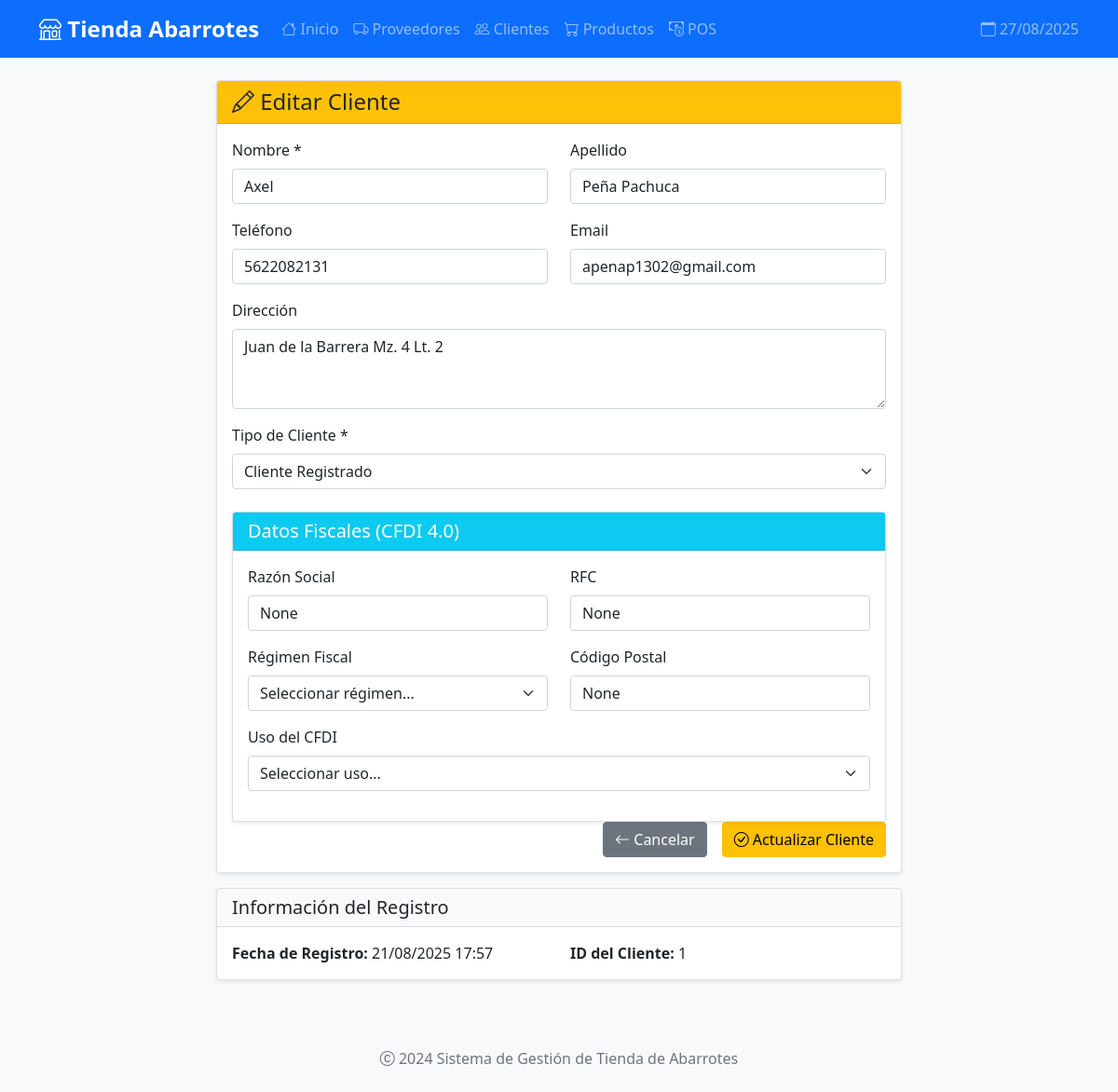
/clientes/editar/1, run on the app's committed database.
### models.py (models this page shows, shortened)
class Cliente(db.Model):
    __tablename__ = 'clientes'
    id = db.Column(db.Integer, primary_key=True)
    nombre = db.Column(db.String(100), nullable=False)
    apellido = db.Column(db.String(100))
    telefono = db.Column(db.String(20))
    email = db.Column(db.String(100))
    direccion = db.Column(db.Text)
    tipo_cliente = db.Column(db.String(20), default='mostrador')
    fecha_registro = db.Column(db.DateTime, default=datetime.utcnow)
    razon_social = db.Column(db.String(200))
    rfc = db.Column(db.String(13))
    regimen_fiscal = db.Column(db.String(100))
    codigo_postal = db.Column(db.String(5))
    uso_cfdi = db.Column(db.String(50))  # Uso del CFDI: G01, G03, etc.

### app.py (the view, shortened to what this page needs)
@app.route('/clientes/editar/<int:id>', methods=['GET', 'POST'])
def editar_cliente(id):
    cliente = Cliente.query.get_or_404(id)
    return render_template('clientes/editar.html', cliente=cliente)

### app.py (called while the page is built)
@app.context_processor
def inject_global_vars():
    return {
        'now': datetime.now(),
        'current_year': datetime.now().year
    }

### templates/clientes/editar.html (shortened to what this page needs)
{% extends "base.html" %}
{% block content %}
<div class="row justify-content-center">
    <div class="col-md-8">
        <div class="card">
            <div class="card-header bg-warning text-dark">
                <h4 class="mb-0">
                    <i class="bi bi-pencil"></i> Editar Cliente
                </h4>
            </div>
            <div class="card-body">
                <form method="POST" action="{{ url_for('editar_cliente', id=cliente.id) }}">
                    <div class="row">
                        <div class="col-md-6 mb-3">
                            <label for="nombre" class="form-label">Nombre *</label>
                            <input type="text" class="form-control" id="nombre" name="nombre"
                                   value="{{ cliente.nombre }}" required maxlength="100">
                        </div>
                        <div class="col-md-6 mb-3">
                            <label for="apellido" class="form-label">Apellido</label>
                            <input type="text" class="form-control" id="apellido" name="apellido"
                                   value="{{ cliente.apellido or '' }}" maxlength="100">
                        </div>
                    </div>
                    <div class="row">
                        <div class="col-md-6 mb-3">
                            <label for="telefono" class="form-label">Teléfono</label>
                            <input type="tel" class="form-control" id="telefono" name="telefono"
                                   value="{{ cliente.telefono or '' }}" maxlength="20">
                        </div>
                        <div class="col-md-6 mb-3">
                            <label for="email" class="form-label">Email</label>
                            <input type="email" class="form-control" id="email" name="email"
                                   value="{{ cliente.email or '' }}" maxlength="100">
                        </div>
                    </div>
                    <div class="mb-3">
                        <label for="direccion" class="form-label">Dirección</label>
                        <textarea class="form-control" id="direccion" name="direccion"
                                  rows="3">{{ cliente.direccion or '' }}</textarea>
                    </div>
                    <div class="mb-3">
                        <label for="tipo_cliente" class="form-label">Tipo de Cliente *</label>
                        <select class="form-select" id="tipo_cliente" name="tipo_cliente" required>
                            <option value="registrado" {% if cliente.tipo_cliente == 'registrado' %}selected{% endif %}>Cliente Registrado</option>
                        </select>
                    </div>
<div class="card mt-4">
    <div class="card-header bg-info text-white">
        <h5 class="mb-0">Datos Fiscales (CFDI 4.0)</h5>
    </div>
    <div class="card-body">
        <div class="row">
            <div class="col-md-6 mb-3">
                <label for="razon_social" class="form-label">Razón Social</label>
                <input type="text" class="form-control" id="razon_social" name="razon_social"
                       value="{{ cliente.razon_social if cliente else '' }}">
            </div>
            <div class="col-md-6 mb-3">
                <label for="rfc" class="form-label">RFC</label>
                <input type="text" class="form-control" id="rfc" name="rfc"
                       value="{{ cliente.rfc if cliente else '' }}" maxlength="13">
            </div>
        </div>
        <div class="row">
            <div class="col-md-6 mb-3">
                <label for="regimen_fiscal" class="form-label">Régimen Fiscal</label>
                <select class="form-select" id="regimen_fiscal" name="regimen_fiscal">
                    <option value="">Seleccionar régimen...</option>
                </select>
            </div>
            <div class="col-md-6 mb-3">
                <label for="codigo_postal" class="form-label">Código Postal</label>
                <input type="text" class="form-control" id="codigo_postal" name="codigo_postal"
                       value="{{ cliente.codigo_postal if cliente else '' }}" maxlength="5">
            </div>
        </div>
        <div class="mb-3">
            <label for="uso_cfdi" class="form-label">Uso del CFDI</label>
            <select class="form-select" id="uso_cfdi" name="uso_cfdi">
                <option value="">Seleccionar uso...</option>
            </select>
        </div>
    </div>
</div>
                    <div class="d-grid gap-2 d-md-flex justify-content-md-end">
                        <a href="{{ url_for('lista_clientes') }}" class="btn btn-secondary me-md-2">
                            <i class="bi bi-arrow-left"></i> Cancelar
                        </a>
                        <button type="submit" class="btn btn-warning">
                            <i class="bi bi-check-circle"></i> Actualizar Cliente
                        </button>
                    </div>
                </form>
            </div>
        </div>
        <div class="card mt-3">
            <div class="card-header bg-light">
                <h5 class="mb-0">Información del Registro</h5>
            </div>
            <div class="card-body">
                <div class="row">
                    <div class="col-md-6">
                        <strong>Fecha de Registro:</strong> {{ cliente.fecha_registro.strftime('%d/%m/%Y %H:%M') }}
                    </div>
                    <div class="col-md-6">
                        <strong>ID del Cliente:</strong> {{ cliente.id }}
                    </div>
                </div>
            </div>
        </div>
    </div>
</div>
{% endblock %}

### static/css/style.css (style rules this page uses)
body { background-color: #f8f9fa; font-family: 'Segoe UI', Tahoma, Geneva, Verdana, sans-serif; }
.card { box-shadow: 0 0.125rem 0.25rem rgba(0, 0, 0, 0.075); border: 1px solid rgba(0, 0, 0, 0.125); transition: all 0.3s ease; }
.form-label { font-weight: 500; margin-bottom: 0.5rem; }

### data on the page
Cliente: nombre "Axel", apellido "Peña Pachuca", telefono "5622082131", email "apenap1302@gmail.com", direccion "Juan de la Barrera Mz. 4 Lt. 2", tipo_cliente "Cliente Registrado", razon_social "None", rfc "None", codigo_postal "None", fecha_registro "21/08/2025 17:57", id "1"
